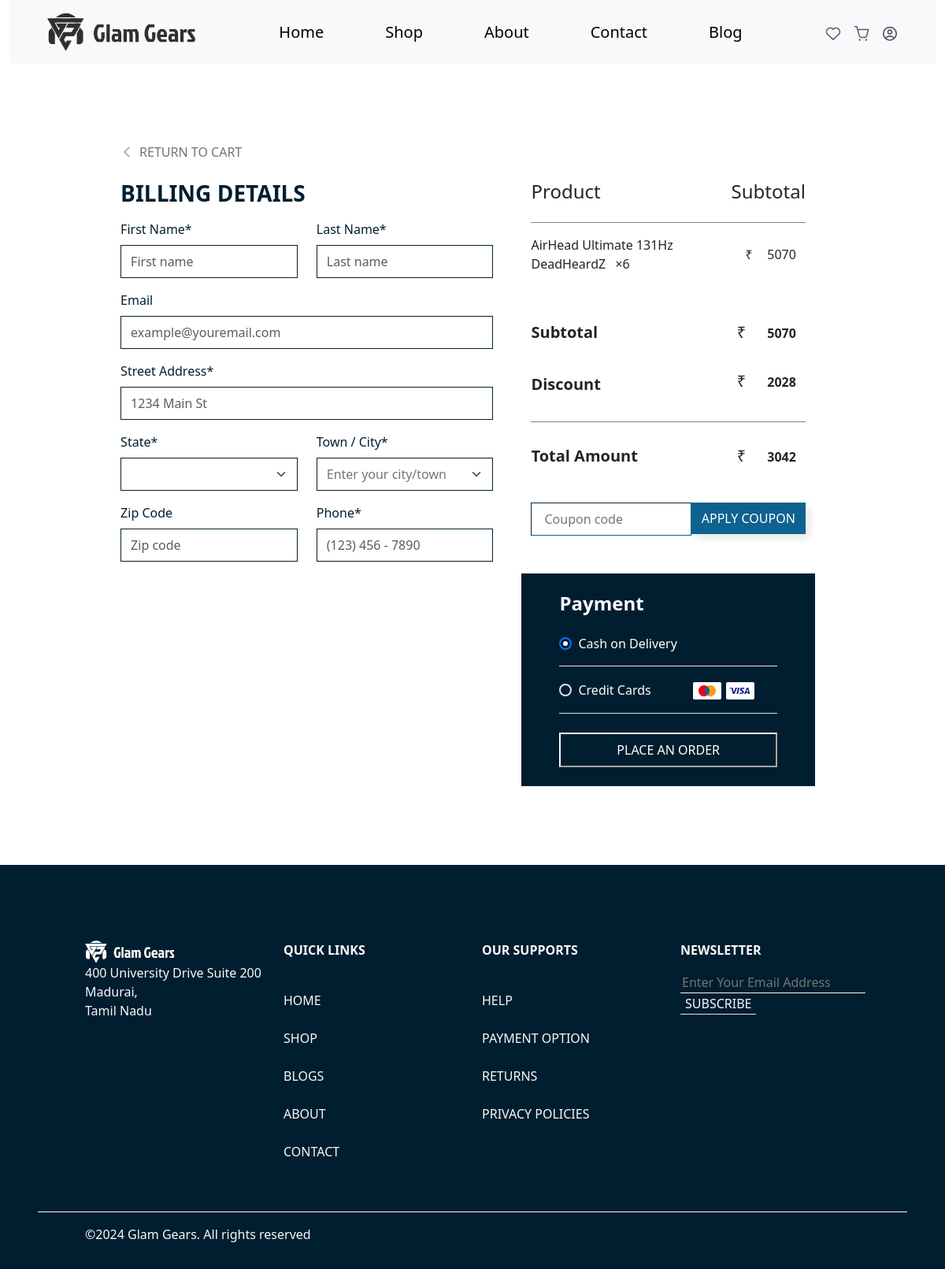
The page /shipping.php (signed in) on the database as committed earlier.
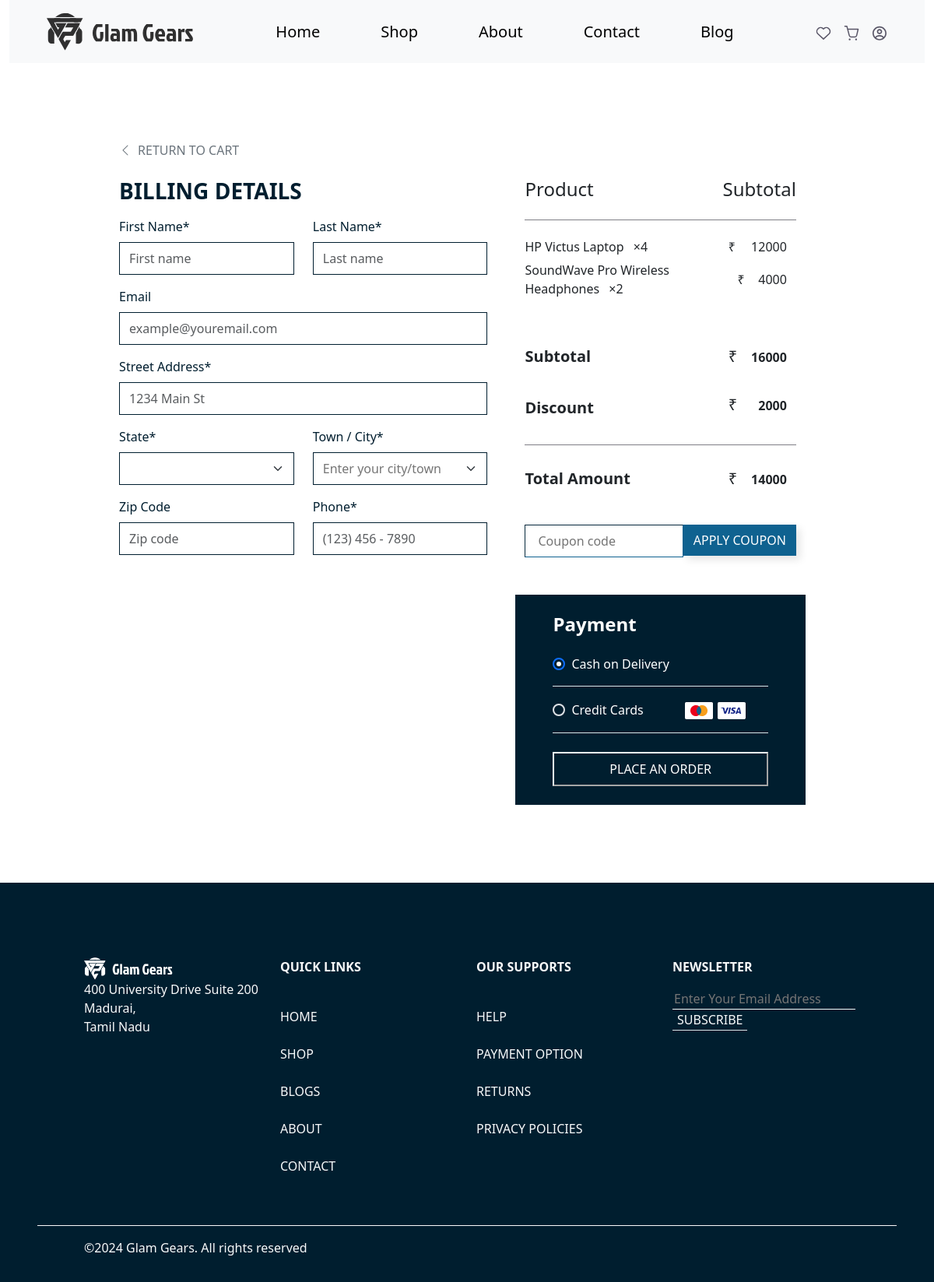
The same page on the database as committed later.
### tables this page shows
CREATE TABLE `cart` (
  `cart_id` int(11) NOT NULL,
  `user_id` int(11) DEFAULT NULL,
  `product_id` int(11) DEFAULT NULL,
  `quantity` int(11) DEFAULT 1,
  `added_on` timestamp NOT NULL DEFAULT current_timestamp()
);

CREATE TABLE `products` (
  `id` int(11) NOT NULL,
  `product_id` int(100) NOT NULL,
  `product_name` varchar(100) NOT NULL,
  `product_description` longtext NOT NULL,
  `product_price` decimal(10,2) NOT NULL,
  `discount_percent` decimal(2,2) NOT NULL,
  `product_quantity` int(100) NOT NULL,
  `category_name` varchar(100) NOT NULL,
  `brand_name` varchar(100) NOT NULL,
  `product_status` varchar(8) NOT NULL DEFAULT 'active',
  `merchant_id` int(100) NOT NULL,
  `main_image_name` varchar(100) NOT NULL,
  `is_featured` varchar(1) NOT NULL,
  `created_at` timestamp NOT NULL DEFAULT current_timestamp() ON UPDATE current_timestamp(),
  `updated_at` timestamp NOT NULL DEFAULT current_timestamp()
);

### shipping.php (the view, shortened to what the changed rows need)
<?php
include_once('./config.php');
$userId = $_SESSION['user'];
?>
<!DOCTYPE html>
<html lang="en">
<?php
include_once('./head.php');
?>
<?php
include_once('./header.php');
?>
<div class="billing-details row">
  <form action="" method="post" class="row">
    <div class="col-lg-5 col-12">
      <?php
      include('./config.php');
      if (isset($selectedProductId)) {
        $productSql1 = "SELECT  products.product_id AS productID, products.main_image_name AS img_name, products.product_name AS productName, products.product_price AS productPrice,products.discount_percent AS discountpercent FROM products WHERE  products.product_id = ?";
        $productStmt1 = $config->prepare($productSql1);
        $productStmt1->bind_param("i", $selectedProductId);
        $productStmt1->execute();
        $productResult1 = $productStmt1->get_result();
        if ($productResult1->num_rows > 0) {
          while ($productRow = $productResult1->fetch_assoc()) {
      ?>
            <div class="row">
              <div class="col-12 d-flex justify-content-between align-items-center">
                <p class="mb-0"><?php echo $productRow['productName']; ?> <span class="ms-2">&#215;<?php echo $selectedQuantity; ?></span></p>
                <div class=" d-flex align-items-center justify-content-end w-25 ">
                  &#8377;<input disabled type="number" class="form-control bg-transparent border-0  text-end text-dark" value="<?php
                                                                                                                                echo $productRow['productPrice'] * $selectedQuantity;
                                                                                                                                ?>" />
                </div>
              </div>
            </div>
          <?php
          }
        } else {
          echo '<div style="border-bottom: 1px solid #0f6290" class="row text-secondary px-3 py-5 fw-medium d-flex gap-4 gap-lg-0 align-items-center ">
          <div class="col-12 text-center">Your have no Product</div>
          </div>';
        }
      } else {
        $productSql = "SELECT  products.product_id AS productID, cart.cart_id AS cartID, products.main_image_name AS img_name, products.product_name AS productName, products.product_price AS productPrice,products.discount_percent AS discountpercent , cart.quantity AS quantity FROM cart INNER JOIN products ON cart.product_id = products.product_id WHERE cart.user_id = ?";
        $productStmt = $config->prepare($productSql);
        $productStmt->bind_param("i", $userId);
        $productStmt->execute();
        $productResult = $productStmt->get_result();
        if ($productResult->num_rows > 0) {
          while ($productRow = $productResult->fetch_assoc()) {
          ?>
            <div class="row">
              <div class="col-12 d-flex justify-content-between align-items-center">
                <p class="mb-0"><?php echo $productRow['productName']; ?> <span class="ms-2">&#215;<?php echo $productRow['quantity']; ?></span></p>
                <div class=" d-flex align-items-center justify-content-end w-25 ">
                  &#8377;<input disabled type="number" class="form-control bg-transparent border-0  text-end text-dark" value="<?php
                                                                                                                                echo $productRow['productPrice'] * $productRow['quantity'];
                                                                                                                                ?>" />
                </div>
              </div>
            </div>
      <?php
          }
        } else {
          echo '<div style="border-bottom: 1px solid #0f6290" class="row text-secondary px-3 py-5 fw-medium d-flex gap-4 gap-lg-0 align-items-center ">
          <div class="col-12 text-center">Your have no Product</div>
          </div>';
        }
      }
      ?>
      <?php
      include('./config.php');
      $productSql = "SELECT SUM(products.product_price * cart.quantity) AS total_price FROM cart INNER JOIN products ON cart.product_id = products.product_id WHERE cart.user_id = ?";
      $productStmt = $config->prepare($productSql);
      $productStmt->bind_param("i", $userId);
      $productStmt->execute();
      $productResult = $productStmt->get_result();
      if ($productResult->num_rows > 0) {
        $productRow = $productResult->fetch_assoc();
        $totalCart = round($productRow['total_price'], 2);
      }
      $productSql = "SELECT SUM(products.product_price* cart.quantity) AS total_price FROM cart INNER JOIN products ON cart.product_id = products.product_id WHERE cart.user_id = ?";
      $productStmt = $config->prepare($productSql);
      $productStmt->bind_param("i", $userId);
      $productStmt->execute();
      $productResult = $productStmt->get_result();
      if ($productResult->num_rows > 0) {
        $productRow = $productResult->fetch_assoc();
        $subTotal = round($productRow['total_price'], 2);
      }
      $productSql = "SELECT SUM( (products.product_price * products.discount_percent) * cart.quantity) AS total_price FROM cart INNER JOIN products ON cart.product_id = products.product_id WHERE cart.user_id = ?";
      $productStmt = $config->prepare($productSql);
      $productStmt->bind_param("i", $userId);
      $productStmt->execute();
      $productResult = $productStmt->get_result();
      if ($productResult->num_rows > 0) {
        $productRow = $productResult->fetch_assoc();
        $disTotal = round($productRow['total_price'], 2);
        $discount = $subTotal -  $disTotal;
      }
      ?>
      <div class="row mt-5">
        <div class="col-12 d-flex justify-content-between align-items-center">
          <div class=" d-flex align-items-center justify-content-end w-25 h5">
            &#8377;<input disabled type="number" class="form-control bg-transparent border-0 fw-semibold pt-3 text-dark text-end h5" value="<?php if (isset($selectedProductId)) {
                                                                                                                                              if (isset($_POST['couponSubmit'])) {
                                                                                                                                                echo $productPrice * $selectedQuantity;
                                                                                                                                              } else {
                                                                                                                                                echo $productPrice * $selectedQuantity;
                                                                                                                                              }
                                                                                                                                            } else {
                                                                                                                                              echo $totalCart;
                                                                                                                                            }
                                                                                                                                            ?>" />
          </div>
        </div>
      </div>
      <div class="d-flex justify-content-between align-items-center">
        <div class=" d-flex align-items-center justify-content-end w-25 h5">
          &#8377;<input disabled type="number" class="form-control bg-transparent border-0 fw-semibold pt-3 text-dark text-end h5" value="<?php if (isset($selectedProductId)) {
                                                                                                                                            if (isset($_POST['couponSubmit'])) {
                                                                                                                                              echo ($discountpercent * $selectedQuantity) + ((1 - $couponDiscount) * $productPrice);
                                                                                                                                            } else {
                                                                                                                                              echo $discountpercent * $selectedQuantity;
                                                                                                                                            }
                                                                                                                                          } else {
                                                                                                                                            if (isset($_POST['couponSubmit'])) {
                                                                                                                                              echo $disTotal + ($discount * $couponDiscount);
                                                                                                                                            } else {
                                                                                                                                              echo $disTotal;
                                                                                                                                            }
                                                                                                                                          } ?>" />
        </div>
      </div>
      <div class="row">
        <div class="col-12 d-flex justify-content-between align-items-center">
          <div class=" d-flex align-items-center justify-content-end w-25 h5">
            &#8377;<input type="number" name="totalCost" class="form-control bg-transparent border-0 fw-semibold pt-3 text-dark text-end h5" value="<?php if (isset($selectedProductId)) {
                                                                                                                                                      if (isset($_POST['couponSubmit'])) {
                                                                                                                                                        echo ($productPrice * $selectedQuantity) - ($productPrice * $selectedQuantity * (($couponDiscount)));
                                                                                                                                                      } else {
                                                                                                                                                        echo $productPrice * $selectedQuantity;
                                                                                                                                                      }
                                                                                                                                                    } else {
                                                                                                                                                      if (isset($_POST['couponSubmit'])) {
                                                                                                                                                        echo $discount - (($discount * $couponDiscount));
                                                                                                                                                      } else {
                                                                                                                                                        echo $discount;
                                                                                                                                                      }
                                                                                                                                                    } ?>" />
          </div>
        </div>
      </div>
    </div>
  </form>
</div>
<?php
include_once('./footer.php');
?>

Rows that differ between the two databases and show on the page:
removed cart: products.product_name "AirHead Ultimate 131Hz DeadHeardZ", quantity "6", quantity.product_price "5070"
added cart: products.product_name "HP Victus Laptop", quantity "4", quantity.product_price "12000"
added cart: products.product_name "SoundWave Pro Wireless Headphones", quantity "2", quantity.product_price "4000"
Other text that changed with them:
form field value: "5070" → "16000"
form field value: "2028" → "2000"
form field totalCost: "3042" → "14000"
